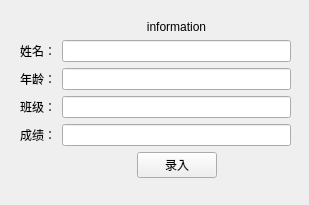
<?xml version="1.0" encoding="UTF-8"?>
<ui version="4.0">
 <class>Form</class>
 <widget class="QWidget" name="Form">
  <property name="geometry">
   <rect>
    <x>0</x>
    <y>0</y>
    <width>309</width>
    <height>205</height>
   </rect>
  </property>
  <property name="windowTitle">
   <string>Form</string>
  </property>
  <widget class="QWidget" name="formLayoutWidget">
   <property name="geometry">
    <rect>
     <x>20</x>
     <y>20</y>
     <width>271</width>
     <height>171</height>
    </rect>
   </property>
   <layout class="QFormLayout" name="formLayout">
    <item row="2" column="0">
     <widget class="QLabel" name="label">
      <property name="text">
       <string>姓名：</string>
      </property>
     </widget>
    </item>
    <item row="2" column="1">
     <widget class="QLineEdit" name="lineEdit"/>
    </item>
    <item row="3" column="0">
     <widget class="QLabel" name="label_3">
      <property name="text">
       <string>年龄：</string>
      </property>
     </widget>
    </item>
    <item row="3" column="1">
     <widget class="QLineEdit" name="lineEdit_2"/>
    </item>
    <item row="4" column="0">
     <widget class="QLabel" name="label_4">
      <property name="text">
       <string>班级：</string>
      </property>
     </widget>
    </item>
    <item row="4" column="1">
     <widget class="QLineEdit" name="lineEdit_3"/>
    </item>
    <item row="5" column="0">
     <widget class="QLabel" name="label_2">
      <property name="text">
       <string>成绩：</string>
      </property>
     </widget>
    </item>
    <item row="5" column="1">
     <widget class="QLineEdit" name="lineEdit_4"/>
    </item>
    <item row="6" column="1">
     <layout class="QHBoxLayout" name="horizontalLayout_5">
      <item>
       <spacer name="horizontalSpacer">
        <property name="orientation">
         <enum>Qt::Horizontal</enum>
        </property>
        <property name="sizeHint" stdset="0">
         <size>
          <width>20</width>
          <height>20</height>
         </size>
        </property>
       </spacer>
      </item>
      <item>
       <widget class="QPushButton" name="pushButton">
        <property name="text">
         <string>录入</string>
        </property>
       </widget>
      </item>
      <item>
       <spacer name="horizontalSpacer_2">
        <property name="orientation">
         <enum>Qt::Horizontal</enum>
        </property>
        <property name="sizeHint" stdset="0">
         <size>
          <width>60</width>
          <height>20</height>
         </size>
        </property>
       </spacer>
      </item>
     </layout>
    </item>
    <item row="1" column="1">
     <widget class="QLabel" name="label_5">
      <property name="text">
       <string>information</string>
      </property>
      <property name="alignment">
       <set>Qt::AlignCenter</set>
      </property>
     </widget>
    </item>
   </layout>
  </widget>
 </widget>
 <resources/>
 <connections/>
</ui>
